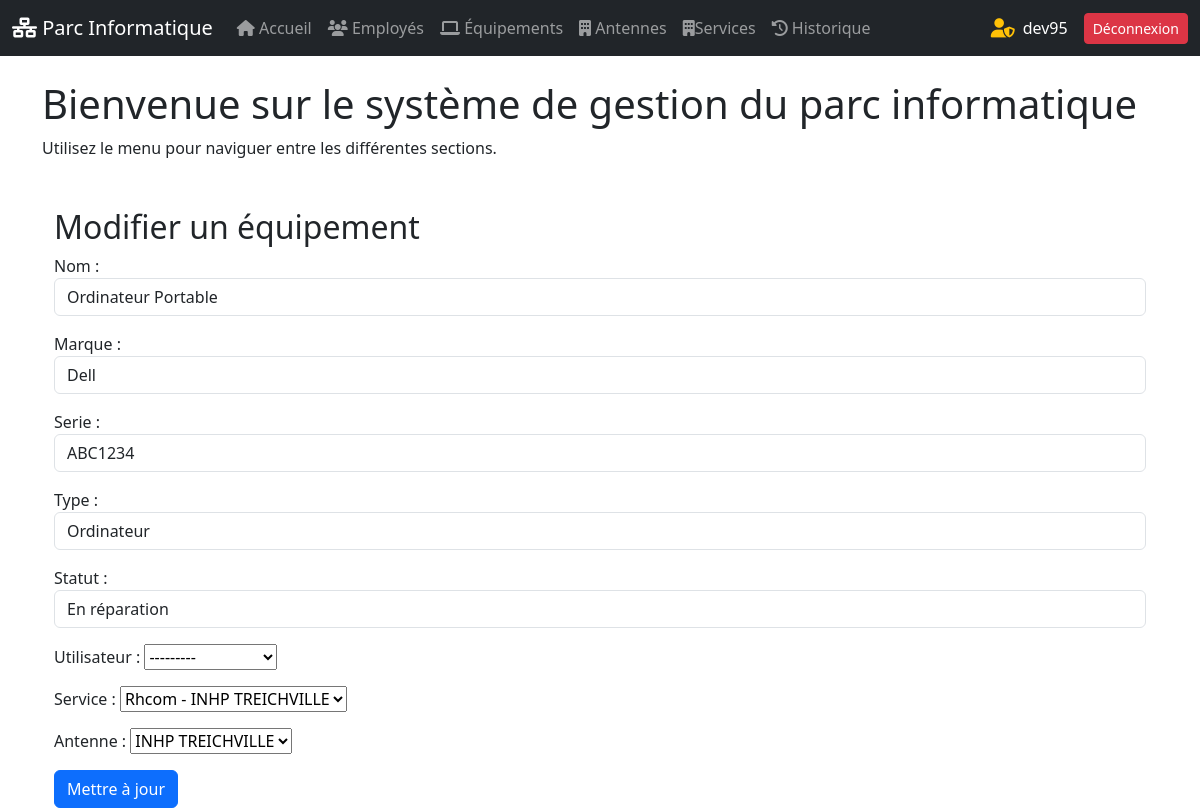
Screenshot of /equipement/1/edite (signed in) with the database file from the repository.
### gestion_parc/models.py (models this page shows, shortened)
class Equipement(models.Model):
    TYPE_CHOICES = [
        ('ordinateur', 'Ordinateur'),
        ('imprimante', 'Imprimante'),
        ('serveur', 'Serveur'),
        ('autre', 'Autre'),
    ]
    statut_choices = [
        ('actif', 'Actif'),
        ('en_reparation', 'En réparation'),
        ('hors_service', 'Hors service'),
        ('reserve', 'Réservé'),
    ]
    nom = models.CharField(max_length=100)
    marque = models.CharField(max_length=50)
    serie = models.CharField(max_length=15, unique=True)
    type = models.CharField(max_length=50, choices=TYPE_CHOICES)
    statut = models.CharField(max_length=50, choices=statut_choices, default='actif')
    utilisateur = models.ForeignKey(Employe, on_delete=models.SET_NULL, null=True, blank=True)
    service = models.ForeignKey(Service, on_delete=models.SET_NULL, null=True, blank=True)
    antenne = models.ForeignKey(Antenne, on_delete=models.CASCADE)

class Employe(models.Model):
    nom = models.CharField(max_length=100)
    prenom = models.CharField(max_length=100)
    email = models.EmailField(unique=True)
    fonction = models.CharField(max_length=150)
    service = models.ForeignKey(Service, on_delete=models.CASCADE)
    telephone = models.CharField(max_length=16, unique=True)
    def __str__(self):
        return f"{self.prenom} {self.nom}"

class Service(models.Model):
    nom = models.CharField(max_length=100, unique=True)
    chef = models.CharField(max_length=100, unique=True)
    description = models.TextField()
    antenne = models.ForeignKey(Antenne, on_delete=models.CASCADE)
    def __str__(self):
        return f"{self.nom} - {self.antenne.nom}"

class Antenne(models.Model):
    nom = models.CharField(max_length=100, unique=True)
    ville = models.CharField(max_length=100)
    chef_antenne = models.CharField(max_length=110, unique=True)
    def __str__(self):
        return self.nom

### gestion_parc/views.py (the view)
# urls.py: path('equipement/<int:id>/edite', views.modifier_equipement, name='modifier_equipement'),
@login_required
def modifier_equipement(request, id):
    equipement = get_object_or_404(Equipement, pk=id)
    if request.method == 'POST':
        form = EquipementForm(request.POST, instance=equipement)
        if form.is_valid():
            form.save()
            messages.success(request, "L'equipement à été modifié avec succès")
            return redirect('liste_equipements')  # Remplacez 'equipement_liste' par votre vue de liste d'équipements
    else:
        form = EquipementForm(instance=equipement)
    return render(request, 'gestion_parc/modifier_equipement.html', {'form': form})

### gestion_parc/forms.py
class EquipementForm(forms.ModelForm):
    class Meta:
        model = Equipement
        fields = ['nom', 'marque', 'serie', 'type', 'statut', 'utilisateur', 'service', 'antenne']
        widgets = {
            'nom': forms.TextInput(attrs={'class': 'form-control'}),
            'marque': forms.TextInput(attrs={'class': 'form-control'}),
            'serie': forms.TextInput(attrs={'class': 'form-control'}),
            'type': forms.Select(attrs={'class': 'form-control'}),
            'statut': forms.Select(attrs={'class': 'form-control'}),
        }

### gestion_parc/templates/gestion_parc/modifier_equipement.html (shortened to what this page needs)
{% extends "base.html" %}
{% block content %}
    <div class="container mt-5">
        <h2>Modifier un équipement</h2>
        <form method="POST">
            {{ form.as_p }}
            <button type="submit" class="btn btn-primary">Mettre à jour</button>
        </form>
    </div>
{% endblock  %}

### templates/base.html (shortened to what this page needs)
{% load static %}
<!DOCTYPE html>
<html lang="fr">
<head>
    <link rel="stylesheet" href="{% static "css/dashbord.css" %}">
    <link rel="stylesheet" href="https://cdn.jsdelivr.net/npm/bootstrap@5.3.0/dist/css/bootstrap.min.css">
    <link rel="stylesheet" href="https://cdnjs.cloudflare.com/ajax/libs/font-awesome/6.4.0/css/all.min.css">
    <link rel="stylesheet" href="https://cdn.jsdelivr.net/npm/bootstrap@5.3.0/dist/css/bootstrap.min.css">
</head>
<body>
    <nav class="navbar navbar-expand-lg navbar-dark bg-dark">
        <div class="container-fluid">
            <a class="navbar-brand" href="{% url "home" %}">
                <i class="fas fa-network-wired"></i> Parc Informatique
            </a>
            <div class="collapse navbar-collapse" id="navbarNav">
                <ul class="navbar-nav me-auto">
                    {% if user.is_authenticated %}
                    <li class="nav-item">
                        <a class="nav-link" href="{% url "home" %}"><i class="fas fa-home"></i> Accueil</a>
                    </li>
                    <li class="nav-item">
                        <a class="nav-link" href="{% url "liste_employes" %}"><i class="fas fa-users"></i> Employés</a>
                    </li>
                    <li class="nav-item">
                        <a class="nav-link" href="{% url "liste_equipements" %}"><i class="fas fa-laptop"></i> Équipements</a>
                    </li>
                    <li class="nav-item">
                        <a class="nav-link" href="{% url "liste_antennes" %}"><i class="fas fa-building"></i> Antennes</a>
                    </li>
                    <li class="nav-item">
                        <a class="nav-link" href="{% url "liste_services" %}"><i class="fas fa-building"></i>Services</a>
                    </li>
                    <li class="nav-item">
                        <a class="nav-link" href="{% url "historique_list" %}"><i class="fas fa-history"></i> Historique</a>
                    </li>
                </ul>
                <div class="d-flex align-items-center">
                    {% if user.is_superuser %}
                        <i class="fa-solid fa-user-shield text-warning me-2" title="Administrateur connecté"></i>
                    {% else %}
                        <i class="fa-solid fa-user text-success me-2" title="Utilisateur connecté"></i>
                    {% endif %}
                        <span class="me-3">{{ user.username }}</span>
                        <a href="{% url 'deconnexion' %}" class="btn btn-danger btn-sm">Déconnexion</a>
                </div>
                {% else %}
                    <a href="{% url 'connexion' %}" class="btn btn-primary">Connexion</a>
                {% endif %}
            </div>
        </div>
    </nav>
    <div class="container mt-4">
        <h1>Bienvenue sur le système de gestion du parc informatique</h1>
        <p>Utilisez le menu pour naviguer entre les différentes sections.</p>
        {% block content %}{% endblock  %}
    </div>
</body>
</html>

### templates/base.html (style rules this page uses)
.fa-user-shield { font-size: 1.2rem; color: gold; }
span { color: #fff; }

### rows the page displays
Equipement: nom "Ordinateur Portable", marque "Dell", serie "ABC1234", type "Ordinateur", statut "En réparation", utilisateur "---------", service "Rhcom - INHP TREICHVILLE"
Service: antenne "INHP TREICHVILLE"

### other values shown
{{ user.username }} "dev95"
